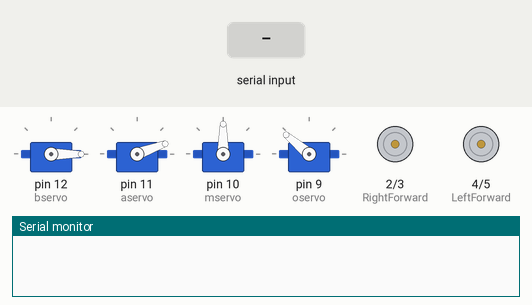
The sketch below on a simulated Arduino Uno, built with avr-gcc and run on an emulated ATmega328P. Shown: 4 × servo, motor-driver pin pairs drawn as motors (green arrow = first pin HIGH = forward, orange = second pin HIGH = backward, longer = more drive), the last lines printed to the serial monitor. The inputs (shaded band) are chosen by the test bench.

Above: at 1.2 s.
1.3 s: "G" received over Serial
At 2.5 s:
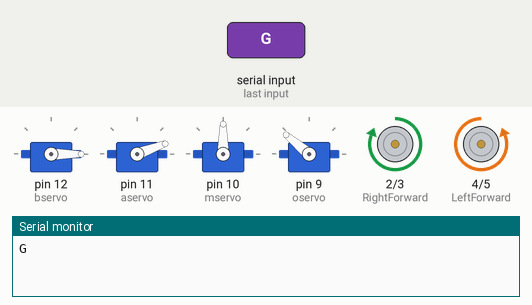
2.8 s: "I" received over Serial
At 3.7 s:
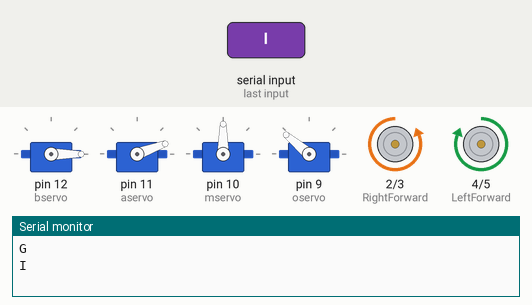
4.3 s: "F" received over Serial
At 4.8 s:
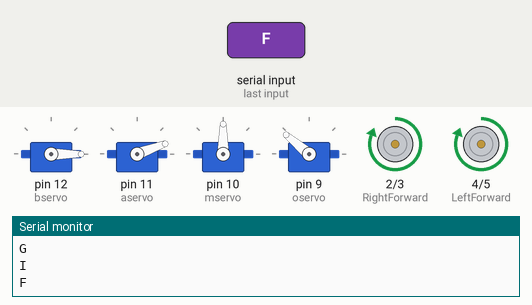
5.8 s: "B" received over Serial
At 7.0 s:
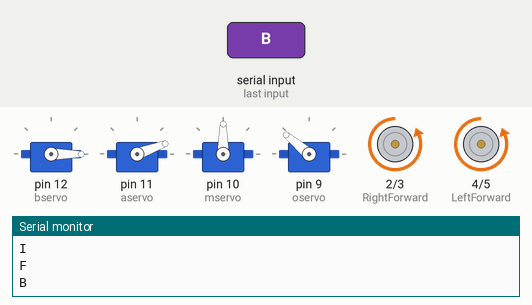
7.3 s: byte 83 ('S') received over Serial
At 8.3 s:
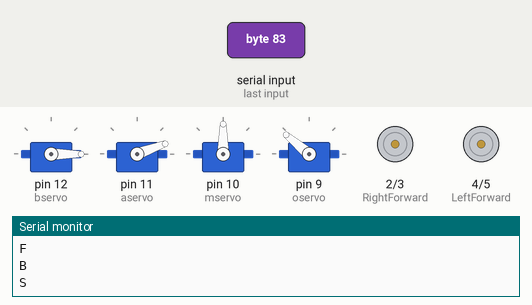
Timing chart, 0 to 9.8 s (numbered marks = the images above; inputs shaded):
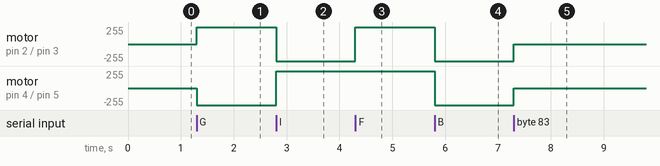

Measured:
- after the input at 1.3 s, motor on pin 2 (RightForward) / pin 3 (RightBackward): stopped → forward 255/255 at once; motor on pin 4 (LeftForward) / pin 5 (LeftBackward): stopped → backward 255/255 at once
- after the input at 2.8 s, motor on pin 2 (RightForward) / pin 3 (RightBackward): forward 255/255 → backward 255/255 at once; motor on pin 4 (LeftForward) / pin 5 (LeftBackward): backward 255/255 → forward 255/255 at once
- after the input at 4.3 s, motor on pin 2 (RightForward) / pin 3 (RightBackward): backward 255/255 → forward 255/255 at once
- after the input at 5.8 s, motor on pin 2 (RightForward) / pin 3 (RightBackward), motor on pin 4 (LeftForward) / pin 5 (LeftBackward): forward 255/255 → backward 255/255 at once
- after the input at 7.3 s, motor on pin 2 (RightForward) / pin 3 (RightBackward), motor on pin 4 (LeftForward) / pin 5 (LeftBackward): backward 255/255 → stopped at once

The sketch:

incomplete_robot_armCar.ino
```cpp
#include<Servo.h>

#define RightForward 2
#define RightBackward 3
#define LeftForward 4
#define LeftBackward 5


char val;
int check = 1;

int Dmservo = 90;
int Dbservo = 0;
int Daservo = 20;
int Doservo = 140;

Servo mservo;
Servo aservo;
Servo bservo;
Servo oservo;

void setup(){
Serial.begin(9600);

bservo.attach(12);
aservo.attach(11);
mservo.attach(10);
oservo.attach(9);

pinMode(RightForward,OUTPUT);
pinMode(RightBackward,OUTPUT);
pinMode(LeftForward,OUTPUT);
pinMode(LeftBackward,OUTPUT);


bservo.write(Dbservo);
aservo.write(Daservo);
mservo.write(Dmservo);
oservo.write(Doservo);

}
void loop(){

  if(Serial.available()){
val = Serial.read();
Serial.println(val);

if(val == 'X'){
  check = 0;
}
if(val == 'x'){
  check = 1;
}

if(check == 1){
   car();
}
if(check == 0){
excavator();
}

}

}


void excavator(){

if(val == 'G'){
  Dbservo += 2;
  bservo.write(Dbservo);
}
if(val == 'I'){
Dbservo -=2;
bservo.write(Dbservo);
}
if(val == 'F'){
Daservo +=2;
aservo.write(Daservo);
}

if(val == 'B'){
  Daservo-=2;
  aservo.write(Daservo);
}

if(val == 'R'){
  Dmservo -=2;
  mservo.write(Dmservo);
}

if(val == 'L'){
  Dmservo +=2;
  mservo.write(Dmservo);
}


if(val == 'J'){
  Doservo +=2;
  oservo.write(Doservo);
}
if(val == 'H'){
  Doservo -=2;
  oservo.write(Doservo);

}

}


void car(){

if(val == 'F'){
  forward();
}
if(val == 'B'){
  backward();
}
if(val == 'R'){
  right();
}
if(val == 'L'){
  left();
}
if(val == 'S'){
  stop();
}
if(val == 'I'){
  right();
}
if(val == 'G'){
  left();
}
if(val == 'J'){
  left();
}
if(val == 'H'){
  right();
}

}

void forward(){
digitalWrite(RightForward,HIGH);
digitalWrite(LeftForward,HIGH);

digitalWrite(RightBackward,LOW);
digitalWrite(LeftBackward,LOW);
}

void backward(){
digitalWrite(RightForward,LOW);
digitalWrite(LeftForward,LOW);

digitalWrite(RightBackward,HIGH);
digitalWrite(LeftBackward,HIGH);
}

void right(){
digitalWrite(RightForward,LOW);
digitalWrite(LeftForward,HIGH);

digitalWrite(RightBackward,HIGH);
digitalWrite(LeftBackward,LOW);
}

void left(){
digitalWrite(RightForward,HIGH);
digitalWrite(LeftForward,LOW);

digitalWrite(RightBackward,LOW);
digitalWrite(LeftBackward,HIGH);
}

void stop(){
digitalWrite(RightForward,LOW);
digitalWrite(LeftForward,LOW);

digitalWrite(RightBackward,LOW);
digitalWrite(LeftBackward,LOW);
}
```
